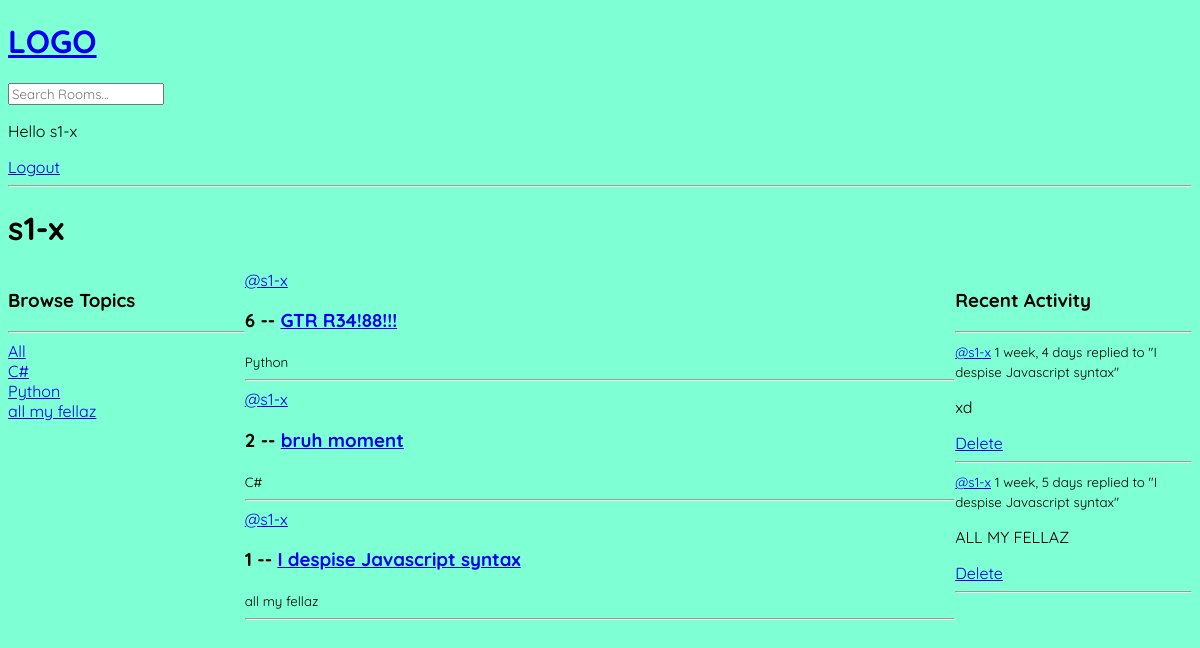
/profile/1/ (signed in), run on the app's committed database.
### base/models.py (models this page shows, shortened)
class Topic(models.Model):
    name = models.CharField(max_length=200)

class Room(models.Model):
    host = models.ForeignKey(User, on_delete=models.SET_NULL, null=True)
    topic = models.ForeignKey(Topic, on_delete=models.SET_NULL, null=True)
    name = models.CharField(max_length=200)
    description = models.TextField(null=True, blank=True)
    participants = models.ManyToManyField(User, related_name='participants', blank=True)
    updated = models.DateTimeField(auto_now=True)
    created = models.DateTimeField(auto_now_add=True)
    class Meta:
        ordering = ['-updated', '-created']
    def __str__(self):
        return self.name

class Message(models.Model):
    user = models.ForeignKey(User, on_delete=models.CASCADE)
    room = models.ForeignKey(Room, on_delete=models.CASCADE)
    body = models.TextField()
    updated = models.DateTimeField(auto_now=True)
    created = models.DateTimeField(auto_now_add=True)
    class Meta:
        ordering = ['-updated', '-created']
    def __str__(self):
        return self.body[0:50]

### base/views.py (the view)
# urls.py: path('profile/<str:pk>/', views.userProfile, name="user-profile"),
def userProfile(request, pk):
    user = User.objects.get(id=pk)
    rooms = user.room_set.all()
    room_messages = user.message_set.all()
    topics = Topic.objects.all()
    context = {'user': user, 'rooms': rooms, 'room_messages': room_messages, 'topics': topics}
    return render(request, 'base/profile.html', context)

### base/templates/base/profile.html (shortened to what this page needs)
{% extends 'main.html' %}
{% block content %}
<h1>{{user.username}}</h1>
<div class="profile-container">
    <div>
        {% include 'base/topics_component.html' %}
    </div>
    <div>
        {% include 'base/feed_component.html' %}
    </div>
    <div>
        {% include 'base/activity_component.html' %}
    </div>
</div>
{% endblock content %}

### templates/navbar.html
<a href="/">
    <h1>LOGO</h1>
</a>
<form method="GET" action="{% url 'home' %}">
    <input type="text" name="q" placeholder="Search Rooms...">
</form>
{% if request.user.is_authenticated %}
<p>Hello {{request.user}}</p>
<a href="{% url 'logout' %}">Logout</a>
{% else %}
<a href="{% url 'login' %}">Login</a>
{% endif %}
<hr>

### base/templates/base/topics_component.html
<aside>
    <h3>Browse Topics</h3>
    <hr>
    <div>
        <a href="{% url 'home' %}">All</a>
    </div>
    {% for topic in topics %}
        <div>
            <a href="{% url 'home' %}?q={{topic.name}}">{{topic.name}}</a>
        </div>
    {% endfor %}
</aside>

### base/templates/base/feed_component.html (shortened to what this page needs)
<div>
    {% for room in rooms %}
    <div>
        <a href="{% url 'user-profile' room.host.id %}">@{{room.host.username}}</a>
        <h3>{{room.id}} -- <a href="{% url 'room' room.id %}">{{room.name}}</a></h3>
        <small>{{room.topic.name}}</small>
        <hr>
    </div>
    {% endfor %}
</div>

### base/templates/base/activity_component.html
<div>
    <h3>Recent Activity</h3>
    <hr>
    {% for message in room_messages %}
        <div>
            <small><a href="{% url 'user-profile' message.user.id %}">@{{message.user}}</a> {{message.created|timesince}}</small>
            <small>replied to "{{message.room}}"</small>
            <p>{{message}}</p>
            {% if request.user == message.user %}
            <a href="{% url 'delete-message' message.id %}">Delete</a>
            {% endif %}
            <hr>
        </div>
    {% endfor %}
</div>

### static/CSS/styles.css (style rules this page uses)
body { background-color: aquamarine; }
* { font-family: "Quicksand", serif; line-height: normal; list-style-type: none; }

### base/templates/base/profile.html (style rules this page uses)
.profile-container { display: grid; grid-template-columns: 1fr 3fr 1fr; }

### data on the page
Topic: name "C#"
Topic: name "Python"
Topic: name "all my fellaz"
Room: host.username "s1-x", id "6", name "GTR R34!88!!!", topic.name "Python"
Room: host.username "s1-x", id "2", name "bruh moment", topic.name "C#"
Room: host.username "s1-x", id "1", name "I despise Javascript syntax", topic.name "all my fellaz"
Message: user "s1-x", created "1 week, 4 days", room "I despise Javascript syntax", body "xd", shows "Delete"
Message: user "s1-x", created "1 week, 5 days", room "I despise Javascript syntax", body "ALL MY FELLAZ", shows "Delete"

### other printed values
{{ request.user }} "s1-x"
{{ user.username }} "s1-x"
